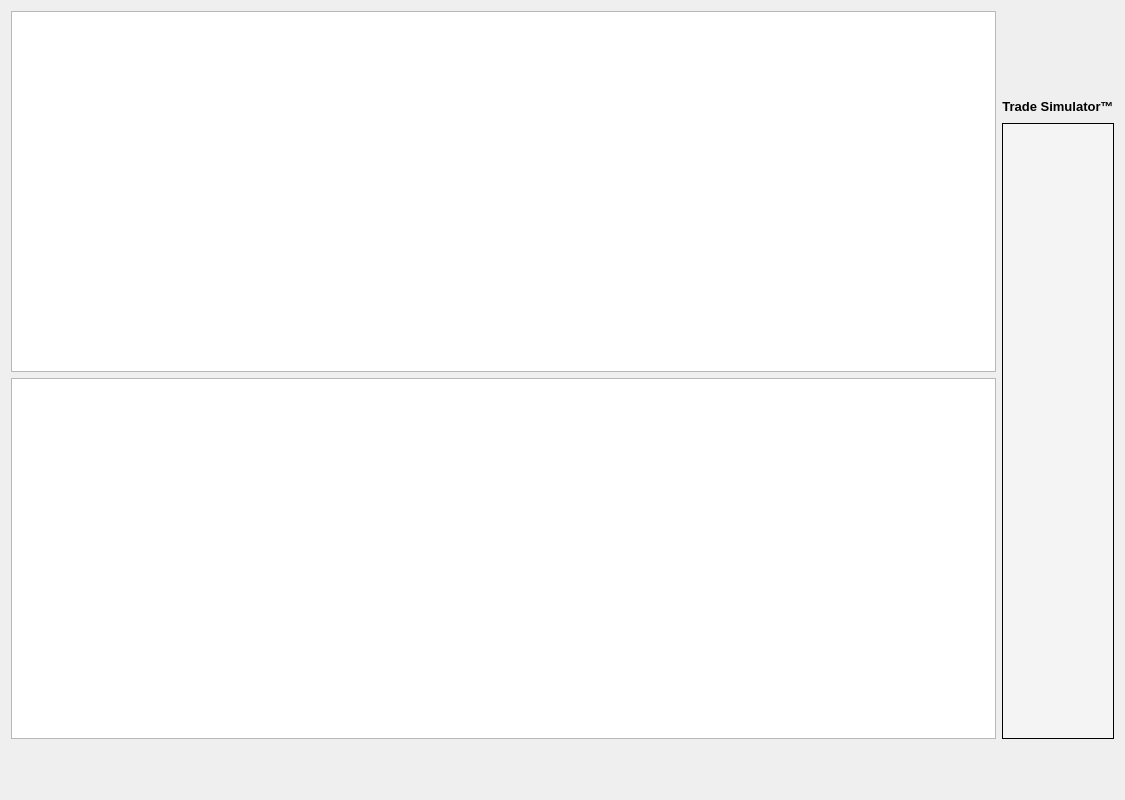
<?xml version="1.0" encoding="UTF-8"?>
<ui version="4.0">
 <class>TradeSimulator</class>
 <widget class="QWidget" name="TradeSimulator">
  <property name="geometry">
   <rect>
    <x>0</x>
    <y>0</y>
    <width>1125</width>
    <height>800</height>
   </rect>
  </property>
  <property name="windowTitle">
   <string>Form</string>
  </property>
  <layout class="QVBoxLayout" name="verticalLayout">
   <item>
    <layout class="QHBoxLayout" name="horizontalLayout_2">
     <property name="bottomMargin">
      <number>0</number>
     </property>
     <item>
      <layout class="QVBoxLayout" name="LeftPanel">
       <property name="bottomMargin">
        <number>50</number>
       </property>
       <item>
        <widget class="QTableWidget" name="tradeSimulator_returnsAnalysis">
         <property name="sortingEnabled">
          <bool>true</bool>
         </property>
        </widget>
       </item>
       <item>
        <widget class="QGraphicsView" name="tradeSimulator_graphicsGraphDisplay"/>
       </item>
      </layout>
     </item>
     <item>
      <layout class="QVBoxLayout" name="RightPanel">
       <property name="bottomMargin">
        <number>50</number>
       </property>
       <item>
        <widget class="QLabel" name="logo">
         <property name="sizePolicy">
          <sizepolicy hsizetype="Preferred" vsizetype="Preferred">
           <horstretch>0</horstretch>
           <verstretch>0</verstretch>
          </sizepolicy>
         </property>
         <property name="maximumSize">
          <size>
           <width>300</width>
           <height>80</height>
          </size>
         </property>
         <property name="styleSheet">
          <string notr="true"/>
         </property>
         <property name="text">
          <string/>
         </property>
         <property name="pixmap">
          <pixmap resource="resources.qrc">:/images/resources/logo.png</pixmap>
         </property>
         <property name="scaledContents">
          <bool>true</bool>
         </property>
         <property name="alignment">
          <set>Qt::AlignCenter</set>
         </property>
         <property name="wordWrap">
          <bool>false</bool>
         </property>
        </widget>
       </item>
       <item>
        <widget class="QLabel" name="companylabel">
         <property name="maximumSize">
          <size>
           <width>16777215</width>
           <height>20</height>
          </size>
         </property>
         <property name="text">
          <string>&lt;html&gt;&lt;head/&gt;&lt;body&gt;&lt;p align=&quot;center&quot;&gt;&lt;span style=&quot; font-size:10pt; font-weight:600;&quot;&gt;Trade Simulator™&lt;/span&gt;&lt;/p&gt;&lt;/body&gt;&lt;/html&gt;</string>
         </property>
         <property name="openExternalLinks">
          <bool>true</bool>
         </property>
        </widget>
       </item>
       <item>
        <widget class="QFrame" name="SummaryBox">
         <property name="styleSheet">
          <string notr="true">background-color: rgb(244, 244, 244);
border: 1px solid #000;</string>
         </property>
         <property name="frameShape">
          <enum>QFrame::StyledPanel</enum>
         </property>
         <property name="frameShadow">
          <enum>QFrame::Raised</enum>
         </property>
        </widget>
       </item>
      </layout>
     </item>
    </layout>
   </item>
  </layout>
 </widget>
 <resources>
  <include location="resources.qrc"/>
 </resources>
 <connections/>
</ui>
